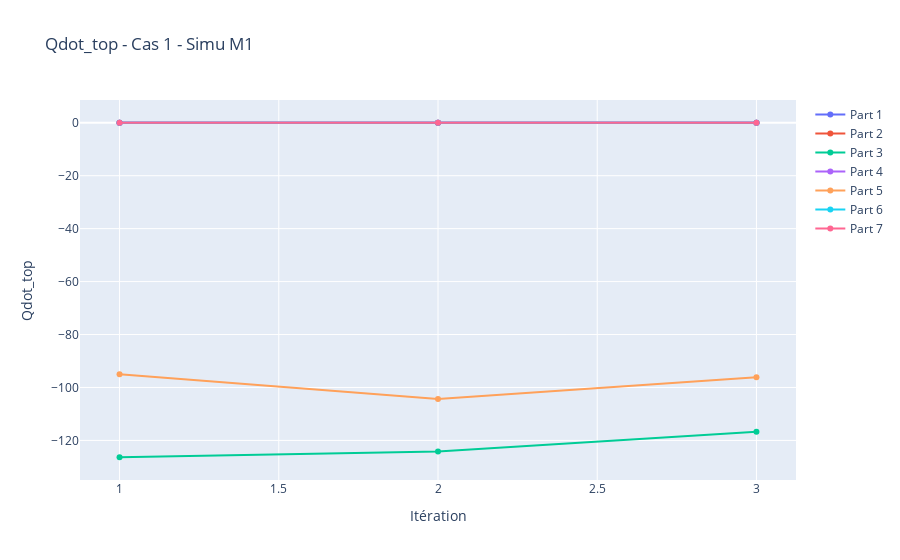
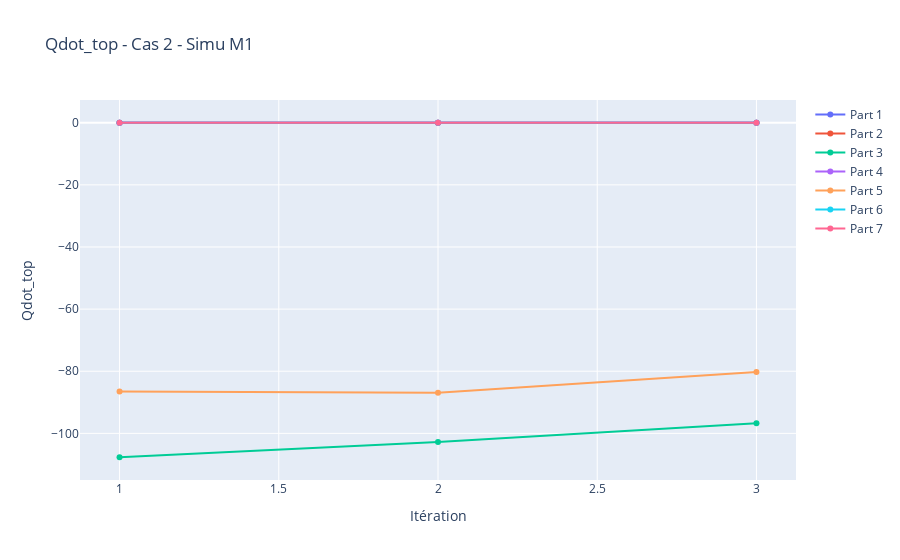
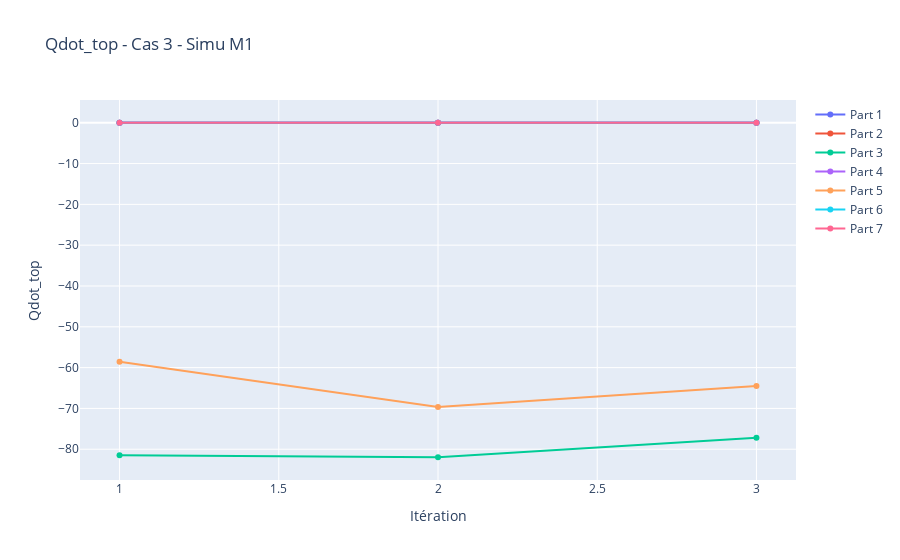

These figures' notebook cell, in order:
### Markdown cell above
CFD

### Code cell
## Affichage Qdot_top_conv // CFD

for mesh in range(nb_mesh):
    # Boucle sur chaque cas
    for case in range(nb_cases):
        # Listes pour stocker les valeurs de chaque transfert pour chaque itération
        Qdot_tube_values = []

        # Boucle sur chaque itération pour calculer les valeurs
        for iteration in range(limit_big_it):
            Qdot_tube_fluid, Qdot_top, Qdot_top_rad, Qdot_tube_back = calculate_Qdot(mesh, case, iteration)
            Qdot_tube_values.append(Qdot_top)

        
        # Création des figures pour chaque type de transfert
        fig_top = go.Figure()

        # Ajout des traces à chaque figure
        for part in range(1, nb_hx+3):
            fig_top.add_trace(go.Scatter(x=list(range(1, limit_big_it + 1)), y=[qt[part-1] for qt in Qdot_tube_values],
                                        mode='lines+markers',
                                        name=f'Part {part}',
                                        line=dict(width=2)))

        # Mise en forme du titre et des axes pour chaque figure

        fig_top.update_layout(title=f'Qdot_top - Cas {case+1} - Simu M{mesh+1}',
                            xaxis_title='Itération',
                            yaxis_title='Qdot_top')

        # Affichage des figures
        fig_top.show()

### Figure 1 — Plotly figure (JSON) as saved in the notebook; plotly's stock layout.template omitted (floating-point values rounded to 4 significant figures)
{"data": [{"line": {"width": 2}, "mode": "lines+markers", "name": "Part 1", "type": "scatter", "x": [1, 2, 3], "y": [1e-06, 1e-06, 1e-06]}, {"line": {"width": 2}, "mode": "lines+markers", "name": "Part 2", "type": "scatter", "x": [1, 2, 3], "y": [1e-06, 1e-06, 1e-06]}, {"line": {"width": 2}, "mode": "lines+markers", "name": "Part 3", "type": "scatter", "x": [1, 2, 3], "y": [-126.4, -124.2, -116.8]}, {"line": {"width": 2}, "mode": "lines+markers", "name": "Part 4", "type": "scatter", "x": [1, 2, 3], "y": [1e-06, 1e-06, 1e-06]}, {"line": {"width": 2}, "mode": "lines+markers", "name": "Part 5", "type": "scatter", "x": [1, 2, 3], "y": [-95.02, -104.4, -96.13]}, {"line": {"width": 2}, "mode": "lines+markers", "name": "Part 6", "type": "scatter", "x": [1, 2, 3], "y": [1e-06, 1e-06, 1e-06]}, {"line": {"width": 2}, "mode": "lines+markers", "name": "Part 7", "type": "scatter", "x": [1, 2, 3], "y": [1e-06, 1e-06, 1e-06]}], "layout": {"title": {"text": "Qdot_top - Cas 1 - Simu M1"}, "xaxis": {"title": {"text": "Itération"}}, "yaxis": {"title": {"text": "Qdot_top"}}}}

### Figure 2 — Plotly figure (JSON) as saved in the notebook; plotly's stock layout.template omitted (floating-point values rounded to 4 significant figures)
{"data": [{"line": {"width": 2}, "mode": "lines+markers", "name": "Part 1", "type": "scatter", "x": [1, 2, 3], "y": [1e-06, 1e-06, 1e-06]}, {"line": {"width": 2}, "mode": "lines+markers", "name": "Part 2", "type": "scatter", "x": [1, 2, 3], "y": [1e-06, 1e-06, 1e-06]}, {"line": {"width": 2}, "mode": "lines+markers", "name": "Part 3", "type": "scatter", "x": [1, 2, 3], "y": [-107.7, -102.8, -96.74]}, {"line": {"width": 2}, "mode": "lines+markers", "name": "Part 4", "type": "scatter", "x": [1, 2, 3], "y": [1e-06, 1e-06, 1e-06]}, {"line": {"width": 2}, "mode": "lines+markers", "name": "Part 5", "type": "scatter", "x": [1, 2, 3], "y": [-86.56, -86.92, -80.22]}, {"line": {"width": 2}, "mode": "lines+markers", "name": "Part 6", "type": "scatter", "x": [1, 2, 3], "y": [1e-06, 1e-06, 1e-06]}, {"line": {"width": 2}, "mode": "lines+markers", "name": "Part 7", "type": "scatter", "x": [1, 2, 3], "y": [1e-06, 1e-06, 1e-06]}], "layout": {"title": {"text": "Qdot_top - Cas 2 - Simu M1"}, "xaxis": {"title": {"text": "Itération"}}, "yaxis": {"title": {"text": "Qdot_top"}}}}

### Figure 3 — Plotly figure (JSON) as saved in the notebook; plotly's stock layout.template omitted (floating-point values rounded to 4 significant figures)
{"data": [{"line": {"width": 2}, "mode": "lines+markers", "name": "Part 1", "type": "scatter", "x": [1, 2, 3], "y": [1e-06, 1e-06, 1e-06]}, {"line": {"width": 2}, "mode": "lines+markers", "name": "Part 2", "type": "scatter", "x": [1, 2, 3], "y": [1e-06, 1e-06, 1e-06]}, {"line": {"width": 2}, "mode": "lines+markers", "name": "Part 3", "type": "scatter", "x": [1, 2, 3], "y": [-81.5, -81.97, -77.17]}, {"line": {"width": 2}, "mode": "lines+markers", "name": "Part 4", "type": "scatter", "x": [1, 2, 3], "y": [1e-06, 1e-06, 1e-06]}, {"line": {"width": 2}, "mode": "lines+markers", "name": "Part 5", "type": "scatter", "x": [1, 2, 3], "y": [-58.57, -69.64, -64.49]}, {"line": {"width": 2}, "mode": "lines+markers", "name": "Part 6", "type": "scatter", "x": [1, 2, 3], "y": [1e-06, 1e-06, 1e-06]}, {"line": {"width": 2}, "mode": "lines+markers", "name": "Part 7", "type": "scatter", "x": [1, 2, 3], "y": [1e-06, 1e-06, 1e-06]}], "layout": {"title": {"text": "Qdot_top - Cas 3 - Simu M1"}, "xaxis": {"title": {"text": "Itération"}}, "yaxis": {"title": {"text": "Qdot_top"}}}}
